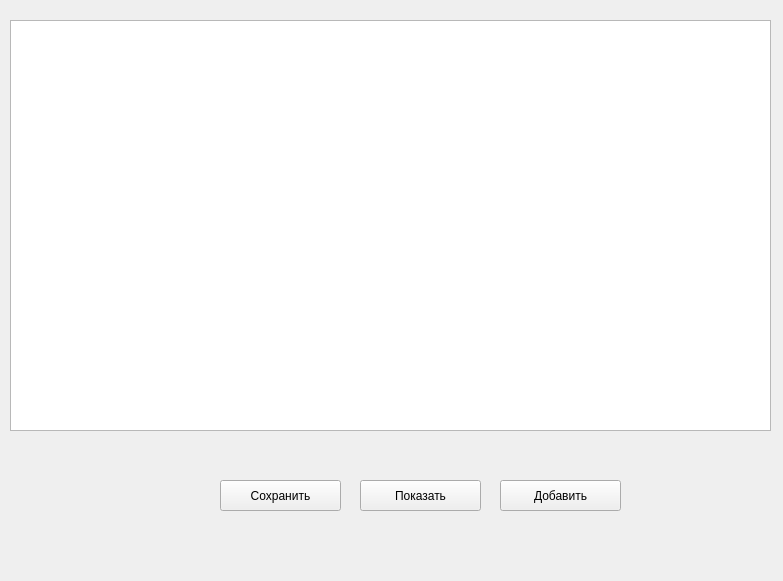
<?xml version="1.0" encoding="UTF-8"?>
<ui version="4.0">
 <class>Form</class>
 <widget class="QWidget" name="Form">
  <property name="geometry">
   <rect>
    <x>0</x>
    <y>0</y>
    <width>783</width>
    <height>581</height>
   </rect>
  </property>
  <property name="windowTitle">
   <string>Form</string>
  </property>
  <widget class="QLabel" name="mistake">
   <property name="geometry">
    <rect>
     <x>490</x>
     <y>90</y>
     <width>251</width>
     <height>91</height>
    </rect>
   </property>
   <property name="text">
    <string/>
   </property>
  </widget>
  <widget class="QTableWidget" name="tableWidget">
   <property name="geometry">
    <rect>
     <x>10</x>
     <y>20</y>
     <width>761</width>
     <height>411</height>
    </rect>
   </property>
  </widget>
  <widget class="QPushButton" name="save_btn">
   <property name="geometry">
    <rect>
     <x>220</x>
     <y>480</y>
     <width>121</width>
     <height>31</height>
    </rect>
   </property>
   <property name="text">
    <string>Сохранить</string>
   </property>
  </widget>
  <widget class="QPushButton" name="show_btn">
   <property name="geometry">
    <rect>
     <x>360</x>
     <y>480</y>
     <width>121</width>
     <height>31</height>
    </rect>
   </property>
   <property name="text">
    <string>Показать</string>
   </property>
  </widget>
  <widget class="QPushButton" name="add_btn">
   <property name="geometry">
    <rect>
     <x>500</x>
     <y>480</y>
     <width>121</width>
     <height>31</height>
    </rect>
   </property>
   <property name="text">
    <string>Добавить</string>
   </property>
  </widget>
 </widget>
 <resources/>
 <connections/>
</ui>
